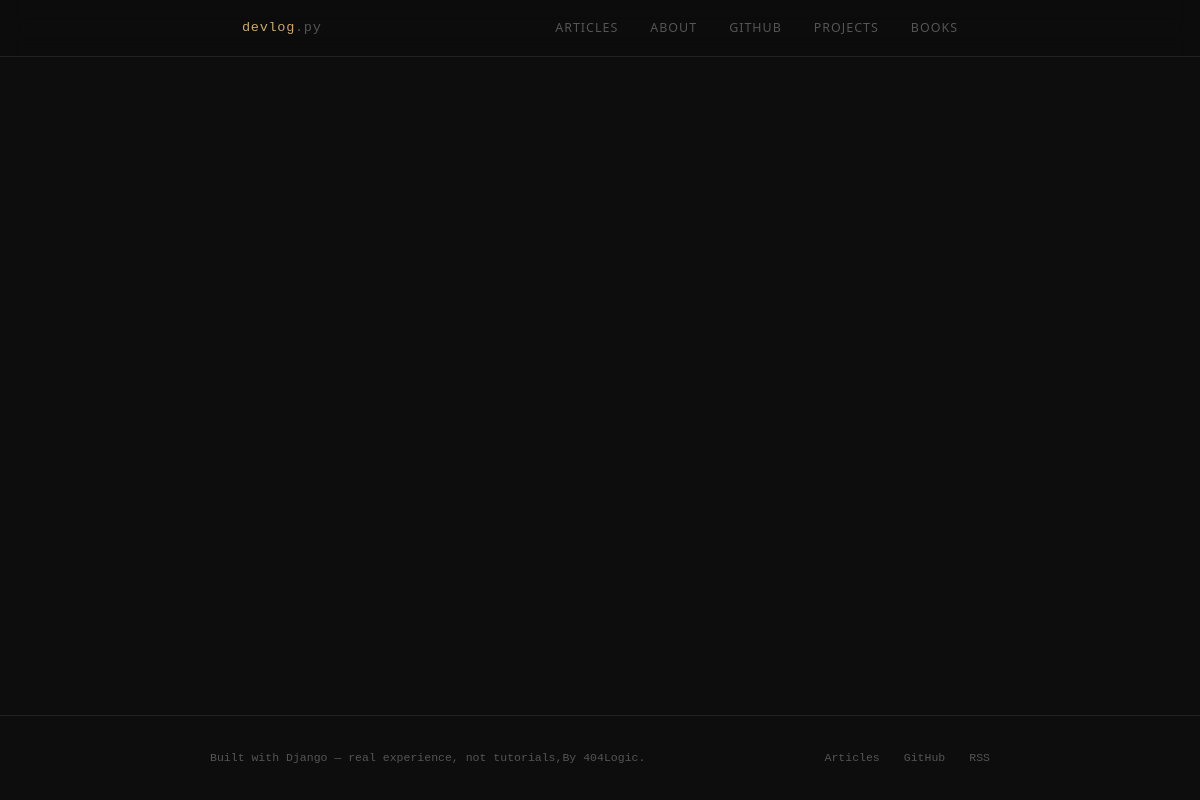
/, run on an earlier commit of the app's database.
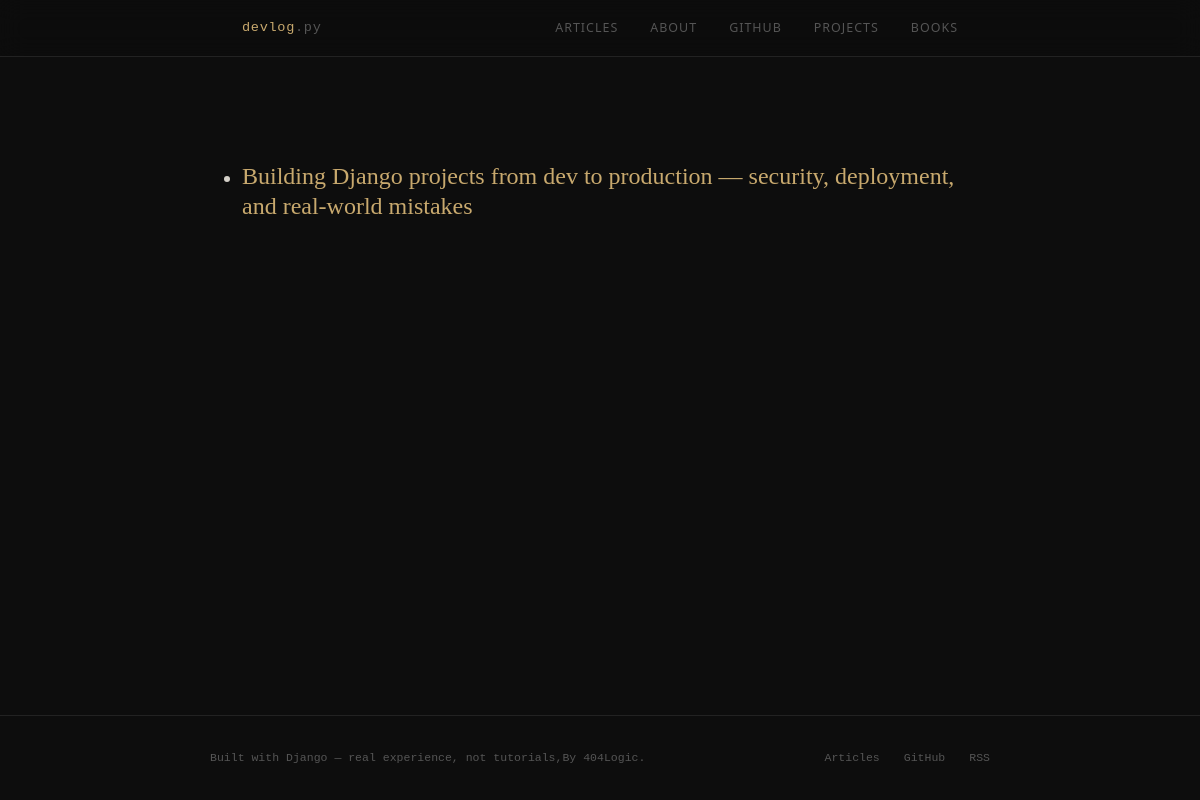
And on a later commit of the database.
### post/models.py (models this page shows, shortened)
class Post(models.Model):
    title_post = models.CharField(unique=True,null=False,max_length=100)
    date_post = models.DateTimeField(auto_now_add=True)
    category = models.ForeignKey(Category,on_delete=models.CASCADE,related_name='post')
    content_post = models.TextField()
    nb_like_post = models.IntegerField(default=0)
    nb_dislike_post = models.IntegerField(default=0)

### post/views.py (the view)
# urls.py: path('',views.allposts,name='allposts'),
def allposts(request):
    posts = Post.objects.all()
    for post in posts:
        post.content_rendered = render_markdown(post.content_post)
    return render(request, 'post/accueil.html', {'posts': posts})

### post/views.py (called while the page is built)
def render_markdown(content):
    return markdown.markdown(
        content,
        extensions=['fenced_code', 'codehilite']
    )

### post/templates/post/accueil.html
    {% extends 'base.html' %}
    {% load static %}
    {% block content %}
    <ul>
    {% for post in posts %}
        <li><h2><a href="{% url 'post_detail' post.pk %}">{{ post.title_post }}</a></h2></li>
    {% endfor %}
    </ul>
    {% endblock %}

What changed in the data, as far as the page shows it:
added Post: title_post "Building Django projects from dev to production — security, deployment, and real-world mistakes"
